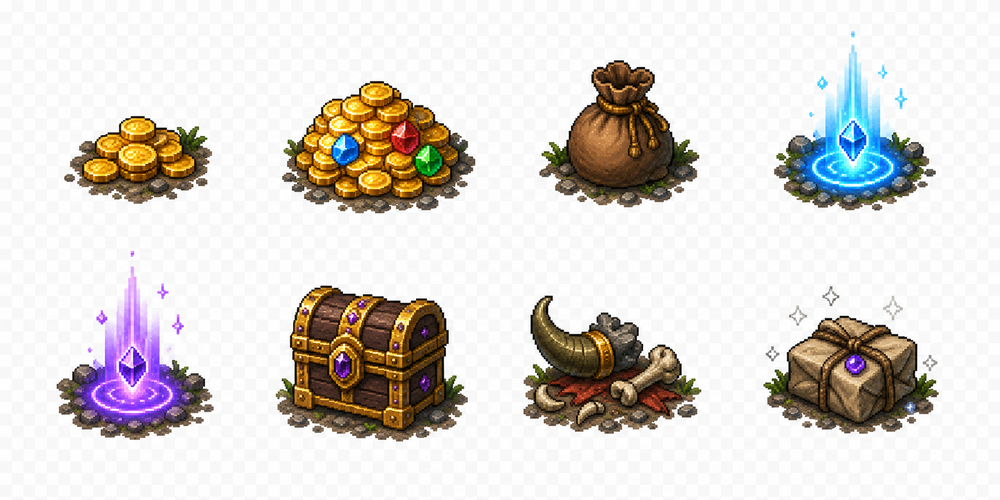
#> input picture Resources/Generated/GPT/SourceSheets/Objects/source_loot_reward_objects_2026_05_13.png, 1000 x 500 px, shrunk from 1774 x 887 before the run
$ python slice_loot_reward.py
#> lines starting #> are read from the running program, lines starting #| are printed output that depends on the picture
"""드랍/전리품/보상 시트 (4×2) → 8개 PNG (96×96, padding 50, blob 격리)."""
from collections import deque
from pathlib import Path
from PIL import Image

SCRIPT_DIR = Path(__file__).resolve().parent
SOURCE_SHEET = SCRIPT_DIR / "source_loot_reward_objects_2026_05_13.png"
OUT_DIR = SCRIPT_DIR.parents[1] / "Objects" / "Loot"
NAMES = [
    "small_gold_pile", "large_gold_pile",
    "loot_pouch", "rare_loot_glow",
    "epic_loot_glow", "boss_reward_chest",
    "broken_monster_trophy", "sparkling_item_drop",
]
CANVAS, COLS, ROWS = 96, 4, 2
LEFT_PAD, RIGHT_PAD = 50, 50


def is_bg(r, g, b, a):
    if a < 8: return True
    if r >= 240 and g >= 240 and b >= 240: return True
    if abs(r-g) <= 6 and abs(g-b) <= 6 and abs(r-b) <= 6 and 175 <= r <= 245: return True
    return False


def strip_bg(cell):
    cell = cell.convert("RGBA"); px = cell.load(); w, h = cell.size
    for y in range(h):
        for x in range(w):
            r, g, b, a = px[x, y]
            if is_bg(r, g, b, a):
                px[x, y] = (0, 0, 0, 0)
    return cell


def largest_blob(img):
    img = img.convert("RGBA"); px = img.load(); w, h = img.size
    label = [[0]*w for _ in range(h)]; n = 0; sizes = {}
    for y in range(h):
        for x in range(w):
            if label[y][x] != 0: continue
            if px[x, y][3] < 1: continue
            n += 1; q = deque([(x, y)]); label[y][x] = n; cnt = 0
            while q:
                cx, cy = q.popleft(); cnt += 1
                for nx, ny in ((cx+1, cy), (cx-1, cy), (cx, cy+1), (cx, cy-1)):
                    if 0 <= nx < w and 0 <= ny < h and label[ny][nx] == 0 and px[nx, ny][3] > 0:
                        label[ny][nx] = n; q.append((nx, ny))
            sizes[n] = cnt
    if not sizes: return img
    keep = max(sizes, key=lambda k: sizes[k])
    out = Image.new("RGBA", (w, h), (0, 0, 0, 0)); op = out.load()
    for y in range(h):
        for x in range(w):
            if label[y][x] == keep: op[x, y] = px[x, y]
    return out


def fit_square(img, size):
    w, h = img.size
    if w == 0 or h == 0: return Image.new("RGBA", (size, size), (0, 0, 0, 0))
    scale = min(size/w, size/h)
    nw, nh = max(1, int(round(w*scale))), max(1, int(round(h*scale)))
    r = img.resize((nw, nh), Image.LANCZOS)
    canvas = Image.new("RGBA", (size, size), (0, 0, 0, 0))
    canvas.paste(r, ((size-nw)//2, (size-nh)//2), r)
    return canvas


def main():
    OUT_DIR.mkdir(parents=True, exist_ok=True)
    sheet = Image.open(SOURCE_SHEET).convert("RGBA")
    sw, sh = sheet.size; cw, ch = sw // COLS, sh // ROWS
#> after `sw, sh = sheet.size`: sw = 1000; sh = 500
#> after `cw, ch = (sw // COLS, sh // ROWS)`: cw = 250; ch = 250
    print(f"sheet={sw}x{sh}, cell={cw}x{ch}")
#| sheet=1000x500, cell=250x250
    for i, name in enumerate(NAMES):
        col, row = i % COLS, i // COLS
        x0 = max(0, col*cw - LEFT_PAD); x1 = min(sw, (col+1)*cw + RIGHT_PAD)
        box = (x0, row*ch, x1, (row+1)*ch)
        cell = sheet.crop(box)
        cleaned = strip_bg(cell); iso = largest_blob(cleaned)
        bbox = iso.getbbox(); trimmed = iso.crop(bbox) if bbox else iso
        final = fit_square(trimmed, CANVAS)
        final.save(OUT_DIR / f"{name}.png", "PNG")
        print(f"  [{i}] {name}.png  trimmed={trimmed.size}")
#> this loop made 8 passes
#> bbox on passes 1 to 8: (70, 116, 212, 204), (82, 81, 276, 214), (89, 60, 250, 208), (74, 44, 236, 211), (56, 16, 214, 190), (75, 36, 268, 192), (73, 46, 252, 184), (63, 66, 239, 184)
#> pass 1, in main, `cell = sheet.crop(box)`:
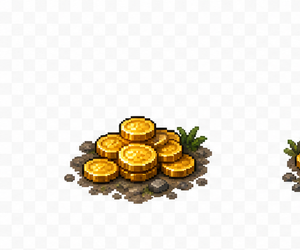
#> cell: PIL image 300x250 RGBA; mean R, G, B, A 237.5, 233.1, 225.2, 255
#> after the loop:
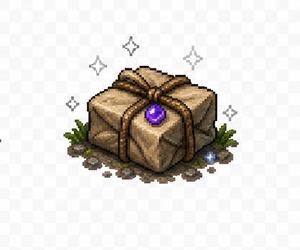
#> cell: PIL image 300x250 RGBA; mean R, G, B, A 223.2, 219.4, 215.1, 255
#> after the loop:
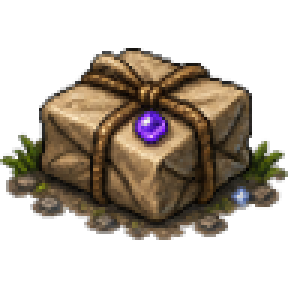
#> final: PIL image 96x96 RGBA (shown 3 times larger); mean R, G, B, A 47.6, 38.7, 28.5, 111.8; transparent parts drawn white
#> after the loop:
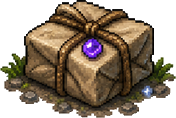
#> trimmed: PIL image 176x118 RGBA; mean R, G, B, A 71.3, 57.9, 42.6, 170.5; transparent parts drawn white


if __name__ == "__main__":
    main()

$ run again, with Resources/Generated/GPT/SourceSheets/Objects/source_town_service_props_2026_05_13.png copied over Resources/Generated/GPT/SourceSheets/Objects/source_loot_reward_objects_2026_05_13.png
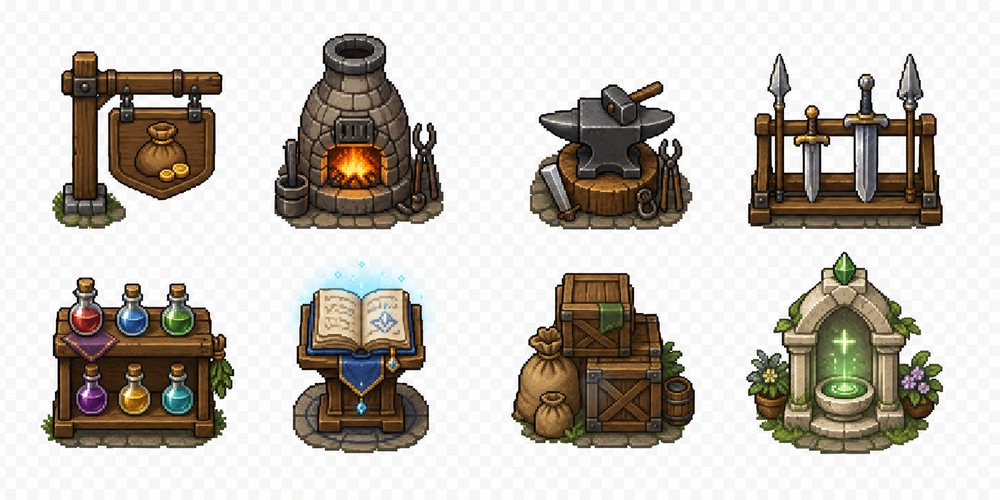
#> input picture Resources/Generated/GPT/SourceSheets/Objects/source_town_service_props_2026_05_13.png, 1000 x 500 px, shrunk from 1774 x 887 before the run
#| sheet=1000x500, cell=250x250
#> the loop in main, `for i, name in enumerate(NAMES):` made 8 passes
#> bbox on passes 1 to 8: (52, 51, 223, 229), (74, 33, 244, 230), (80, 81, 243, 230), (48, 53, 243, 229), (40, 27, 234, 199), (88, 10, 235, 203), (61, 23, 245, 199), (46, 2, 243, 204)
#> pass 1, in main, `iso = largest_blob(cleaned)`:
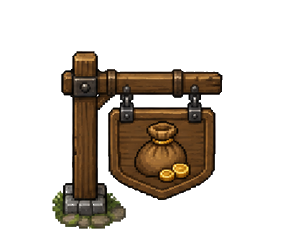
#> iso: PIL image 300x250 RGBA; mean R, G, B, A 22.4, 16.1, 9.3, 63.3; transparent parts drawn white
#> after the loop in main, `for i, name in enumerate(NAMES):`:
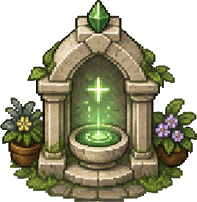
#> trimmed: PIL image 197x202 RGBA; mean R, G, B, A 74.9, 73.4, 50.2, 161.9; transparent parts drawn white

$ run again, with Resources/Generated/GPT/SourceSheets/Objects/source_village_decorations_2026_05_14.png copied over Resources/Generated/GPT/SourceSheets/Objects/source_loot_reward_objects_2026_05_13.png
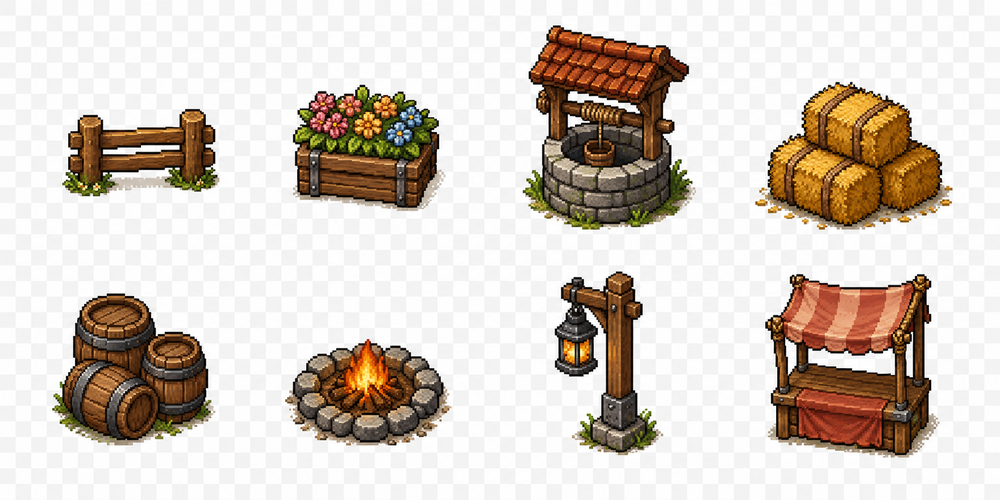
#> input picture Resources/Generated/GPT/SourceSheets/Objects/source_village_decorations_2026_05_14.png, 1000 x 500 px, shrunk from 1774 x 887 before the run
#| sheet=1000x500, cell=250x250
#> the loop in main, `for i, name in enumerate(NAMES):` made 8 passes
#> bbox on passes 1 to 8: (62, 109, 220, 197), (93, 85, 246, 211), (72, 25, 246, 230), (59, 82, 253, 230), (52, 43, 216, 196), (85, 89, 252, 196), (105, 21, 214, 206), (65, 24, 240, 208)
#> after the loop in main, `for i, name in enumerate(NAMES):`:
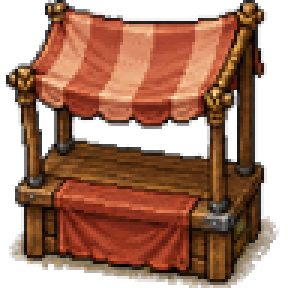
#> final: PIL image 96x96 RGBA (shown 3 times larger); mean R, G, B, A 93.5, 53.4, 34.6, 175.1; transparent parts drawn white
#> after the loop in main, `for i, name in enumerate(NAMES):`:
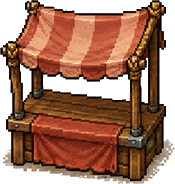
#> trimmed: PIL image 175x184 RGBA; mean R, G, B, A 98.5, 56.2, 36.3, 188.2; transparent parts drawn white

$ run again, with Resources/Generated/GPT/SourceSheets/Objects/source_world_interactables_2026_05_13.png copied over Resources/Generated/GPT/SourceSheets/Objects/source_loot_reward_objects_2026_05_13.png
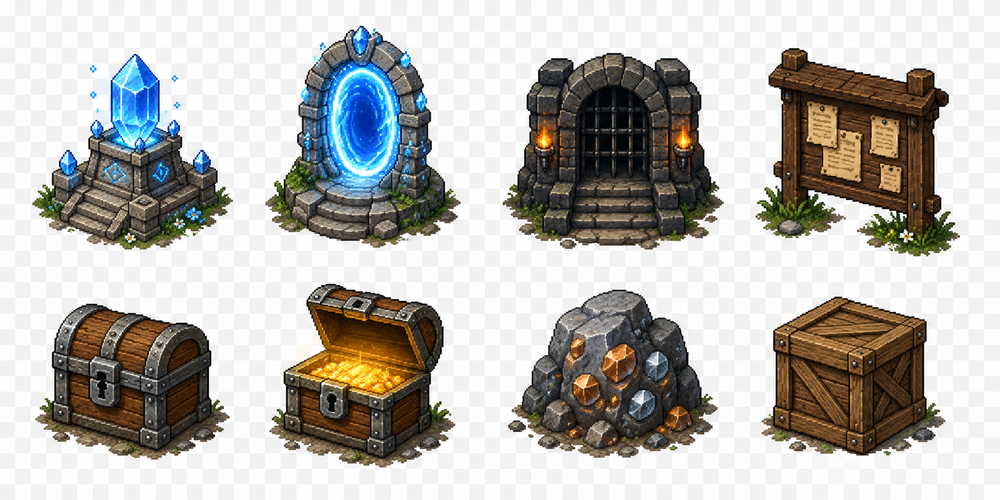
#> input picture Resources/Generated/GPT/SourceSheets/Objects/source_world_interactables_2026_05_13.png, 1000 x 500 px, shrunk from 1774 x 887 before the run
#| sheet=1000x500, cell=250x250
#> the loop in main, `for i, name in enumerate(NAMES):` made 8 passes
#> bbox on passes 1 to 8: (32, 53, 233, 250), (65, 25, 261, 248), (52, 53, 274, 250), (55, 48, 260, 250), (35, 54, 230, 210), (69, 34, 256, 218), (61, 39, 268, 208), (61, 46, 246, 206)
#> pass 1, in main, `iso = largest_blob(cleaned)`:
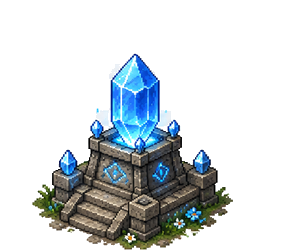
#> iso: PIL image 300x250 RGBA; mean R, G, B, A 23.2, 29, 31.8, 68.5; transparent parts drawn white
#> after the loop in main, `for i, name in enumerate(NAMES):`:
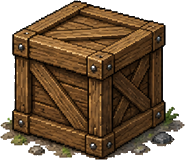
#> trimmed: PIL image 185x160 RGBA; mean R, G, B, A 68.9, 49.1, 28.6, 186.3; transparent parts drawn white
